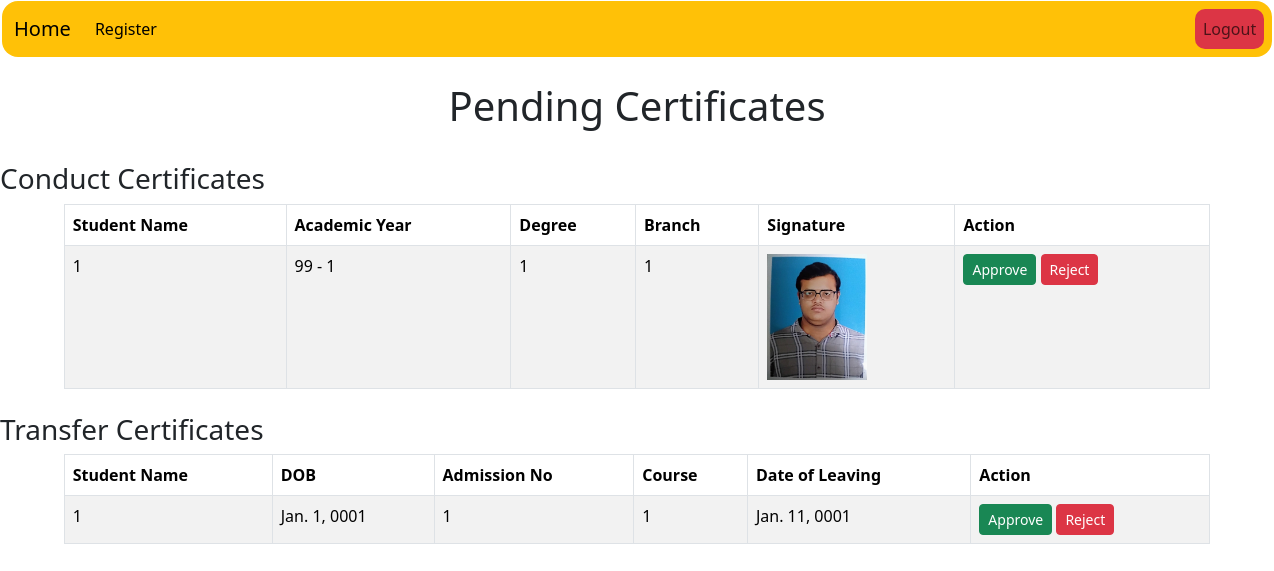
Screenshot of /principal_dashboard/ (signed in) with the database file from the repository.
### CC/models.py (models this page shows, shortened)
class ConductCertificate(models.Model):
    STATUS_CHOICES = [
        ('Pending', 'Pending'),
        ('Approved', 'Approved'),
        ('Rejected', 'Rejected'),
    ]
    student = models.ForeignKey(User, on_delete=models.CASCADE)
    name = models.CharField(max_length=100)
    academic_year_from = models.IntegerField()
    academic_year_to = models.IntegerField()
    degree = models.CharField(max_length=100)
    branch = models.CharField(max_length=100)
    signature = models.ImageField(upload_to='signatures/')
    status = models.CharField(max_length=10, choices=STATUS_CHOICES, default='Pending')
    principal_signature = models.ImageField(upload_to='principal_signatures/', blank=True, null=True)

class TransferCertificate(models.Model):
    STATUS_CHOICES = [
        ('Pending', 'Pending'),
        ('Approved', 'Approved'),
        ('Rejected', 'Rejected'),
    ]
    student = models.ForeignKey(User, on_delete=models.CASCADE)
    student_name = models.CharField(max_length=100)
    dob = models.DateField()
    admission_no = models.CharField(max_length=50)
    course = models.CharField(max_length=100)
    date_of_leaving = models.DateField()
    status = models.CharField(max_length=10, choices=STATUS_CHOICES, default='Pending')
    principal_signature = models.ImageField(upload_to='principal_signatures/', blank=True, null=True)

### CC/views.py (the view)
# urls.py: path('principal_dashboard/', views.principal_dashboard, name='principal_dashboard'),
def principal_dashboard(request):
    if request.user.profile.role != 'principal':
        return redirect('home')
    pending_conduct = ConductCertificate.objects.filter(status="Pending")
    pending_transfer = TransferCertificate.objects.filter(status="Pending")
    return render(request, 'CC/principal_dashboard.html', {
        'pending_conduct': pending_conduct,
        'pending_transfer': pending_transfer,
    })

### CC/templates/CC/principal_dashboard.html
{% extends 'CC/base.html' %}
{% block content %}
<br/>
<h1 class="text-center">Pending Certificates</h1>
<br/>
<h3>Conduct Certificates</h3>
<table class="table table-striped table-bordered" style="width: 90%; margin: auto;">
    <thead>
        <tr>
            <th>Student Name</th>
            <th>Academic Year</th>
            <th>Degree</th>
            <th>Branch</th>
            <th>Signature</th>
            <th>Action</th>
        </tr>
    </thead>
    <tbody>
        {% for cert in pending_conduct %}
        <tr>
            <td>{{ cert.name }}</td>
            <td>{{ cert.academic_year_from }} - {{ cert.academic_year_to }}</td>
            <td>{{ cert.degree }}</td>
            <td>{{ cert.branch }}</td>
            <td><img src="{{ cert.signature.url }}" width="100"></td>
            <td>
                <a href="{% url 'approve_certificate' cert.id 'conduct' %}" class="btn btn-success btn-sm">Approve</a>
                <a href="{% url 'reject_certificate' cert.id 'conduct' %}" class="btn btn-danger btn-sm">Reject</a>
            </td>
        </tr>
        {% empty %}
        <tr><td colspan="6" class="text-center">No pending conduct certificates</td></tr>
        {% endfor %}
    </tbody>
</table>
<br/>
<h3>Transfer Certificates</h3>
<table class="table table-striped table-bordered" style="width: 90%; margin: auto;">
    <thead>
        <tr>
            <th>Student Name</th>
            <th>DOB</th>
            <th>Admission No</th>
            <th>Course</th>
            <th>Date of Leaving</th>
            <th>Action</th>
        </tr>
    </thead>
    <tbody>
        {% for cert in pending_transfer %}
        <tr>
            <td>{{ cert.student_name }}</td>
            <td>{{ cert.dob }}</td>
            <td>{{ cert.admission_no }}</td>
            <td>{{ cert.course }}</td>
            <td>{{ cert.date_of_leaving }}</td>
            <td>
                <a href="{% url 'approve_certificate' cert.id 'transfer' %}" class="btn btn-success btn-sm">Approve</a>
                <a href="{% url 'reject_certificate' cert.id 'transfer' %}" class="btn btn-danger btn-sm">Reject</a>
            </td>
        </tr>
        {% empty %}
        <tr><td colspan="6" class="text-center">No pending transfer certificates</td></tr>
        {% endfor %}
    </tbody>
</table>
<br/>
{% endblock %}

### rows the page displays
ConductCertificate: name "1", academic_year_from "99", academic_year_to "1", degree "1", branch "1", signature (picture)
TransferCertificate: student_name "1", dob "Jan. 1, 0001", admission_no "1", course "1", date_of_leaving "Jan. 11, 0001"
